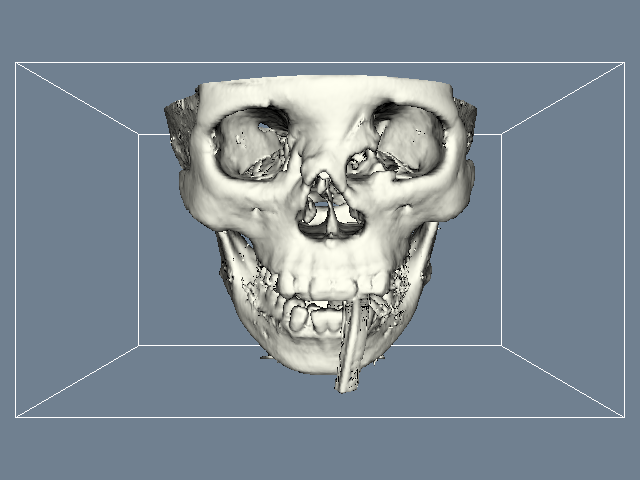

The Python source for this figure:
#!/usr/bin/env python

# Extract a bone isosurface from a CT head dataset using vtkFlyingEdges3D.

import os
from pathlib import Path

# Factory overrides: importing these modules registers the OpenGL rendering
# and interaction style implementations for vtkRenderingCore factory classes.
import vtkmodules.vtkInteractionStyle  # noqa: F401
import vtkmodules.vtkRenderingOpenGL2  # noqa: F401

# VTK pipeline classes used in this example
from vtkmodules.vtkFiltersCore import vtkFlyingEdges3D
from vtkmodules.vtkFiltersModeling import vtkOutlineFilter
from vtkmodules.vtkIOImage import vtkMetaImageReader
from vtkmodules.vtkRenderingCore import (
    vtkActor,
    vtkPolyDataMapper,
    vtkRenderWindow,
    vtkRenderWindowInteractor,
    vtkRenderer,
)

# Colors (normalized RGB)
ivory = (1.000, 1.000, 0.941)
slate_gray = (0.439, 0.502, 0.565)

# Data file
data_dir = Path(os.environ.get("VPE_DATA_DIR", Path(__file__).parent))
file_name = str(data_dir / "FullHead.mhd")

# Reader: load the CT head volume
reader = vtkMetaImageReader()
reader.SetFileName(file_name)
reader.Update()

# Filter: extract bone isosurface at density 1150
iso = vtkFlyingEdges3D()
iso.SetInputConnection(reader.GetOutputPort())
iso.ComputeGradientsOn()
iso.ComputeScalarsOff()
iso.SetValue(0, 1150)

# Mapper: map isosurface to graphics primitives
iso_mapper = vtkPolyDataMapper()
iso_mapper.SetInputConnection(iso.GetOutputPort())
iso_mapper.ScalarVisibilityOff()

# Actor: display the bone isosurface
iso_actor = vtkActor()
iso_actor.SetMapper(iso_mapper)
iso_actor.GetProperty().SetColor(ivory)

# Filter: bounding outline of the volume
outline = vtkOutlineFilter()
outline.SetInputConnection(reader.GetOutputPort())

# Mapper: map outline to graphics primitives
outline_mapper = vtkPolyDataMapper()
outline_mapper.SetInputConnection(outline.GetOutputPort())

# Actor: display the outline
outline_actor = vtkActor()
outline_actor.SetMapper(outline_mapper)

# Renderer: assemble the scene and configure the camera
renderer = vtkRenderer()
renderer.AddActor(outline_actor)
renderer.AddActor(iso_actor)
renderer.SetBackground(slate_gray)

# Window: display the rendered scene
render_window = vtkRenderWindow()
render_window.AddRenderer(renderer)
render_window.SetWindowName("head bone")
render_window.SetMultiSamples(0)
render_window.SetSize(640, 480)

# Scene: configure the camera
renderer.GetActiveCamera().SetFocalPoint(0, 0, 0)
renderer.GetActiveCamera().SetPosition(0, -1, 0)
renderer.GetActiveCamera().SetViewUp(0, 0, -1)
renderer.ResetCamera()
renderer.GetActiveCamera().Dolly(1.5)
renderer.ResetCameraClippingRange()

# Interactor: handle mouse and keyboard events
render_window_interactor = vtkRenderWindowInteractor()
render_window_interactor.SetRenderWindow(render_window)

# Launch the interactive visualization
render_window_interactor.Initialize()
render_window_interactor.Start()
